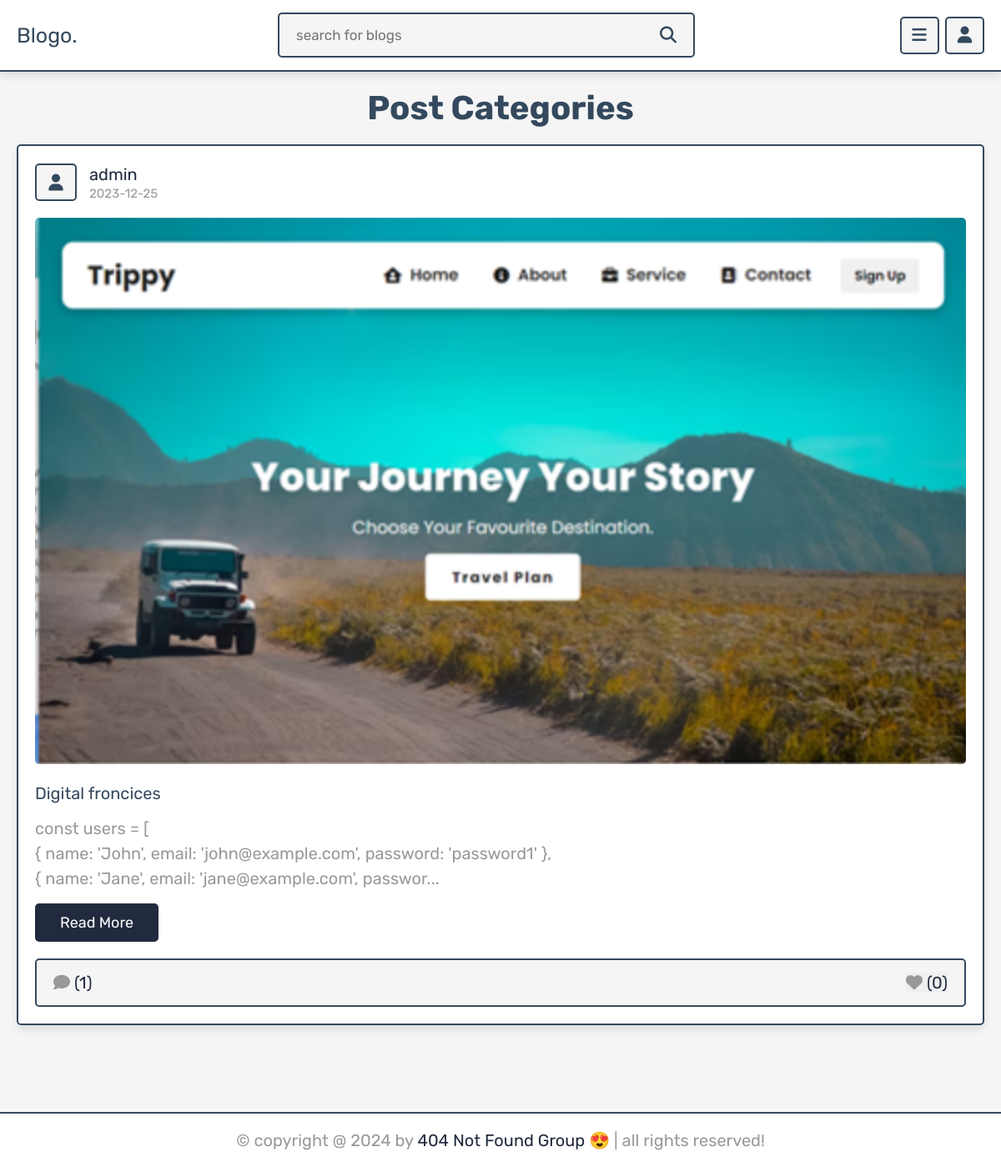
Screenshot of /category.php?category=technology with the database file from the repository.
### tables this page shows
CREATE TABLE `posts` (
  `id` int(100) NOT NULL,
  `admin_id` int(100) NOT NULL,
  `name` varchar(100) NOT NULL,
  `title` varchar(100) NOT NULL,
  `content` varchar(10000) NOT NULL,
  `category` varchar(50) NOT NULL,
  `image` varchar(100) NOT NULL,
  `date` date NOT NULL DEFAULT current_timestamp(),
  `status` varchar(10) NOT NULL
);

### category.php (the view, shortened to what this page needs)
<?php
include 'components/connect.php';
if(isset($_SESSION['user_id'])){
   $user_id = $_SESSION['user_id'];
}else{
   $user_id = '';
};
if(isset($_GET['category'])){
   $category = $_GET['category'];
}else{
   $category = '';
}
?>
<!DOCTYPE html>
<html lang="en">
<head>
   <link rel="stylesheet" href="https://cdnjs.cloudflare.com/ajax/libs/font-awesome/6.1.1/css/all.min.css">
   <link rel="stylesheet" href="css/style.css">
</head>
<body>
<?php include 'components/user_header.php'; ?>
<section class="posts-container">
   <h1 class="heading">post categories</h1>
   <div class="box-container">
      <?php
         $select_posts = $conn->prepare("SELECT * FROM `posts` WHERE category = ? and status = ?");
         $select_posts->execute([$category, 'active']);
         if($select_posts->rowCount() > 0){
            while($fetch_posts = $select_posts->fetch(PDO::FETCH_ASSOC)){
            $post_id = $fetch_posts['id'];
            $count_post_comments = $conn->prepare("SELECT * FROM `comments` WHERE post_id = ?");
            $count_post_comments->execute([$post_id]);
            $total_post_comments = $count_post_comments->rowCount();
            $count_post_likes = $conn->prepare("SELECT * FROM `likes` WHERE post_id = ?");
            $count_post_likes->execute([$post_id]);
            $total_post_likes = $count_post_likes->rowCount();
            $confirm_likes = $conn->prepare("SELECT * FROM `likes` WHERE user_id = ? AND post_id = ?");
            $confirm_likes->execute([$user_id, $post_id]);
      ?>
      <form class="box" method="post">
         <div class="post-admin">
            <i class="fas fa-user"></i>
            <div>
               <a href="author_posts.php?author=<?= $fetch_posts['name']; ?>"><?= $fetch_posts['name']; ?></a>
               <div><?= $fetch_posts['date']; ?></div>
            </div>
         </div>
         <?php
            if($fetch_posts['image'] != ''){
         ?>
         <img src="uploaded_img/<?= $fetch_posts['image']; ?>" class="post-image" alt="">
         <?php
         }
         ?>
         <div class="post-title"><?= $fetch_posts['title']; ?></div>
         <div class="post-content content-150"><?= $fetch_posts['content']; ?></div>
         <a href="view_post.php?post_id=<?= $post_id; ?>" class="inline-btn">read more</a>
         <div class="icons">
            <a href="view_post.php?post_id=<?= $post_id; ?>"><i class="fas fa-comment"></i><span>(<?= $total_post_comments; ?>)</span></a>
            <button type="submit" name="like_post"><i class="fas fa-heart" style="<?php if($confirm_likes->rowCount() > 0){ echo 'color:var(--red);'; } ?>  "></i><span>(<?= $total_post_likes; ?>)</span></button>
         </div>
      </form>
      <?php
         }
      }else{
         echo '<p class="empty">no posts found for this category!</p>';
      }
      ?>
   </div>
</section>
<?php include 'components/footer.php'; ?>
</body>
</html>

### css/style.css (style rules this page uses)
:root { --main-color:#212A3E; --red:#e74c3c; --orange:#f39c12; --black:#34495e; --white:#fff; --light-bg:#f5f5f5; --light-color:#999; --border:.2rem solid var(--black); --box-shadow:0 .5rem 1rem rgba(0,0,0,.1); }
* { font-family: 'Rubik', sans-serif; margin:0; padding:0; box-sizing: border-box; outline: none; border:none; text-decoration: none; }
html { font-size: 62.5%; overflow-x: hidden; scroll-behavior: smooth; scroll-padding-top: 7rem; }
body { background-color: var(--light-bg); padding-bottom: 7rem; }
section { padding:2rem; margin: 0 auto; max-width: 1200px; }
.btn, .delete-btn, .option-btn, .inline-btn, .inline-option-btn, .inline-delete-btn { margin-top: 1rem; border-radius: .5rem; cursor: pointer; font-size: 1.8rem; color:var(--white); padding:1.2rem 3rem; text-transform: capitalize; text-align: center; }
.inline-btn, .inline-option-btn, .inline-delete-btn { display: inline-block; margin-right: 1rem; }
.inline-btn, .btn { background-color: var(--main-color); }
.heading { margin-bottom: 2rem; text-align: center; font-size: 4rem; color:var(--black); text-transform: capitalize; }
.posts-container .box-container { display: grid; grid-template-columns: repeat(auto-fit, minmax(33rem, 1fr)); gap:1.5rem; align-items: flex-start; justify-content: center; }
.posts-container .box-container .box { border:var(--border); box-shadow: var(--box-shadow); border-radius: .5rem; background-color: var(--white); padding:2rem; overflow: hidden; }
.posts-container .box-container .box .post-admin { display: flex; align-items: center; gap:1.5rem; margin-bottom: 2rem; }
.posts-container .box-container .box .post-admin i { text-align: center; height: 4.5rem; width: 5rem; line-height: 4.2rem; font-size: 2rem; border:var(--border); border-radius: .5rem; background-color: var(--light-bg); color:var(--black); }
.posts-container .box-container .box .post-admin a { font-size: 2rem; color:var(--main-color); }
.posts-container .box-container .box .post-admin div { font-size: 1.5rem; margin-top: .2rem; color:var(--light-color); }
.posts-container .box-container .box .post-image { width: 100%; border-radius: .5rem; margin-bottom: 2rem; }
.posts-container .box-container .box .post-title { font-size: 2rem; color:var(--black); overflow: hidden; text-overflow: ellipsis; white-space: nowrap; margin-bottom: 1rem; }
.posts-container .box-container .box .post-content { font-size: 2rem; line-height: 1.5; padding:.5rem 0; color:var(--light-color); white-space: pre-line; }
.posts-container .box-container .box .post-content::after { content: '...'; }
.posts-container .box-container .box .icons { display: flex; align-items: center; justify-content: space-between; gap:1rem; background-color: var(--light-bg); border-radius: .5rem; padding:1.5rem 2rem; border:var(--border); margin-top: 2rem; }
.posts-container .box-container .box .icons button { cursor: pointer; }
.posts-container .box-container .box .icons i { margin-right:.5rem; font-size:2rem; color:var(--light-color); }
.posts-container .box-container .box .icons span { font-size: 2rem; color:var(--main-color); }
body { padding-bottom: 15rem; }

### rows the page displays
posts: name "admin", date "2023-12-25", image (picture), title "Digital froncices", content "const users = [ { name: 'John', email: 'john@example.com', password: 'password1' }, { name: 'Jane', email: 'jane@example.com', passwor", total_post_comments "1", total_post_likes "0"
